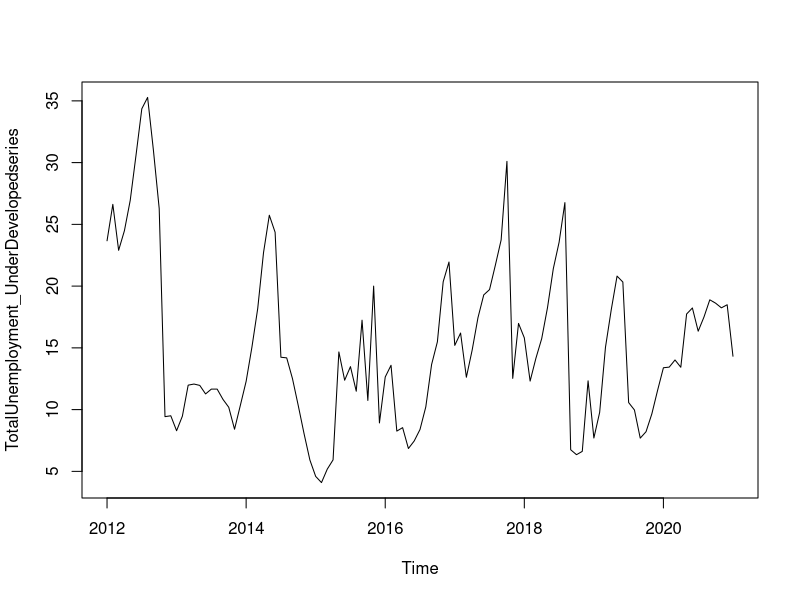
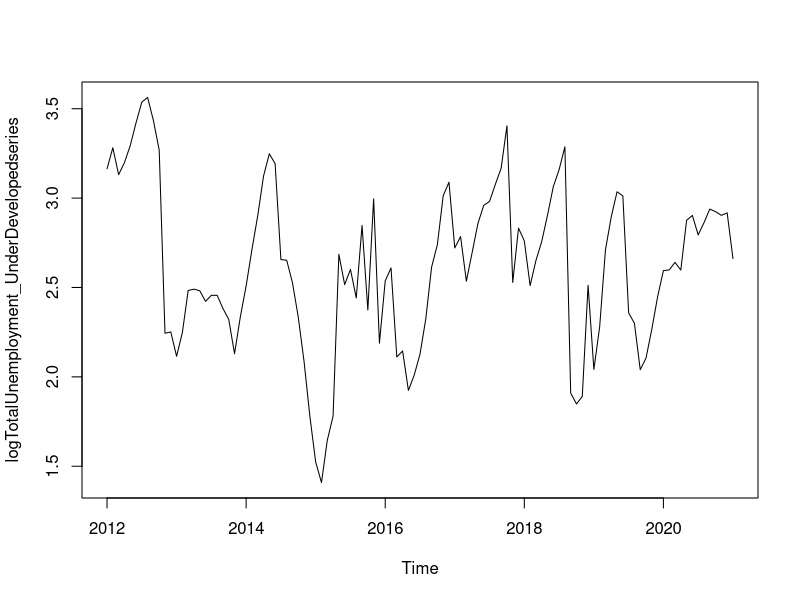
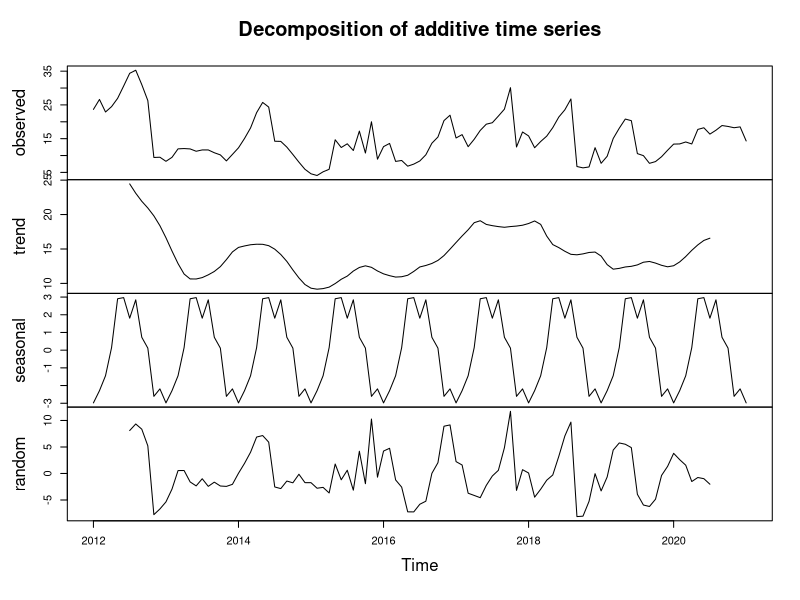
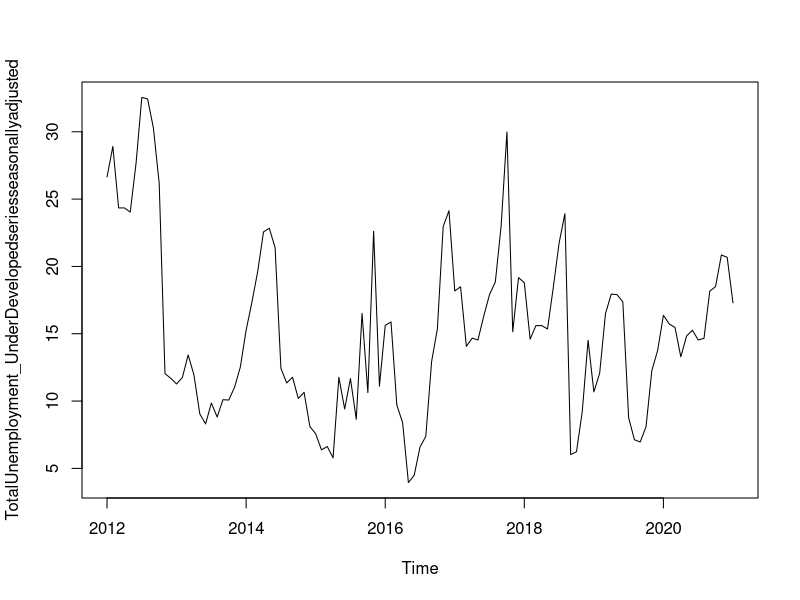
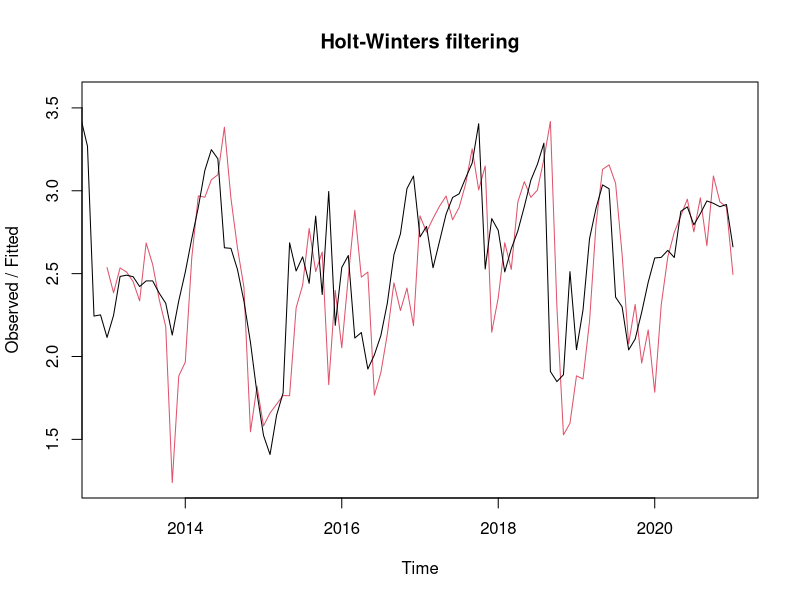
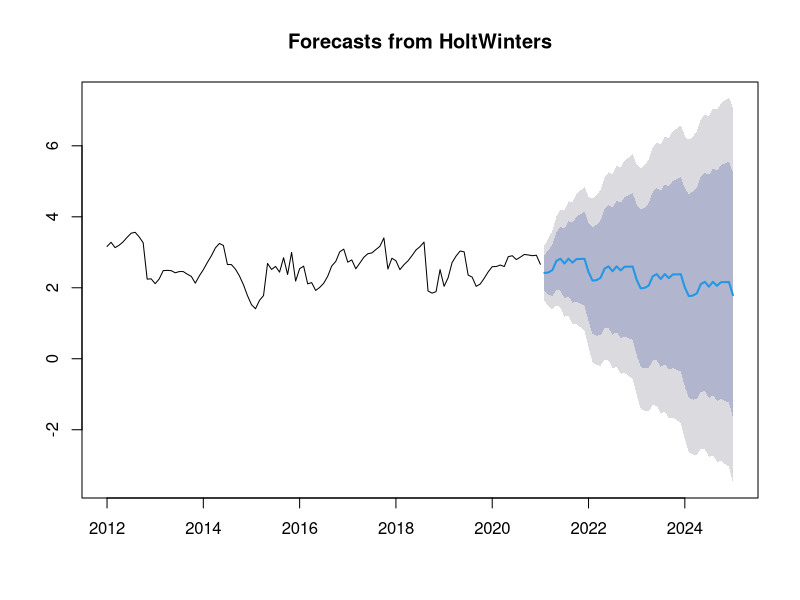
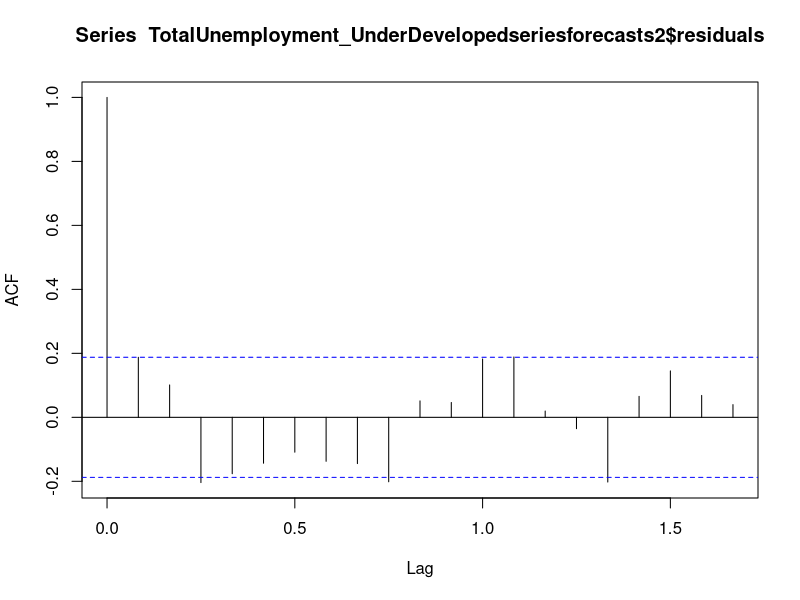
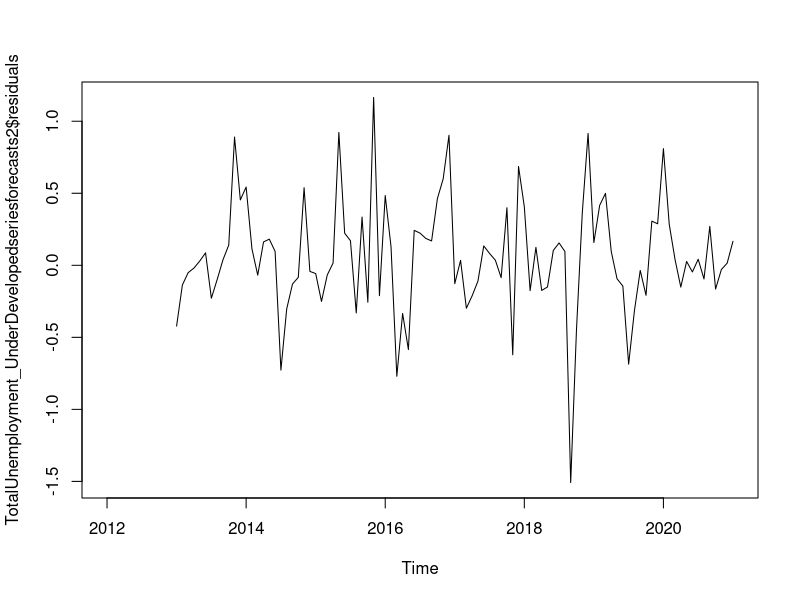

These figures' R source, in order: (Note: this script raises an error after producing the figures.)
install.packages("TTR")
install.packages("forecast")
library(corrplot)
library(caret)
library("TTR")
library("forecast")


plotForecastErrors <- function(forecasterrors)
{
  # make a histogram of the forecast errors:
  mybinsize <- IQR(forecasterrors)/4 
  mysd	<- sd(forecasterrors)
  mymin <- min(forecasterrors) - mysd*5 
  mymax <- max(forecasterrors) + mysd*3
  # generate normally distributed data with mean 0 and standard deviation mysd
  mynorm <- rnorm(10000, mean=0, sd=mysd)
  mymin2 <- min(mynorm)
  mymax2 <- max(mynorm)
  if (mymin2 < mymin) { mymin <- mymin2 }
  if (mymax2 > mymax) { mymax <- mymax2 }
  # make a red histogram of the forecast errors, with the normally distributed data overlaid:
  mybins <- seq(mymin, mymax, mybinsize)
  hist(forecasterrors, col="red", freq=FALSE, breaks=mybins)
  # freq=FALSE ensures the area under the histogram = 1
  # generate normally distributed data with mean 0 and standard deviation mysd
  myhist <- hist(mynorm, plot=FALSE, breaks=mybins)
  # plot the normal curve as a blue line on top of the histogram of forecast errors:
  points(myhist$mids, myhist$density, type="l", col="blue", lwd=2)
}


library(tidyverse)
library(dplyr)

# importing data
# set the correct working directory to capture data
Combined_Class <-read.csv("Combined_Class.csv")

UnderDeveloped_EU <- Combined_Class %>% select(1:2, 6,7)
Reduced_UnderDeveloped_EU <- filter(UnderDeveloped_EU, Development_Class == "UnderDeveloped Countries" )
head(as.data.frame(Reduced_UnderDeveloped_EU))
str(Reduced_UnderDeveloped_EU)
#Define the obj of the Time Series analysis.
Reduced_UnderDeveloped_EU_1 <- Reduced_UnderDeveloped_EU[ ,c('Percentage_Total_Unemployment',
                                                   'Year')]
Reduced_UnderDeveloped_EU_1

#Reading Time Series

TotalUnemployment_UnderDeveloped <-Reduced_UnderDeveloped_EU_1[,c('Percentage_Total_Unemployment')]
TotalUnemployment_UnderDeveloped
TotalUnemployment_UnderDevelopedseries <- ts(TotalUnemployment_UnderDeveloped,frequency = 12, start = c(2012), end = c(2021))
TotalUnemployment_UnderDevelopedseries


#Ploting Time series. 
plot.ts(TotalUnemployment_UnderDevelopedseries)

#Transform the time series by calculating the natural log of the original data

logTotalUnemployment_UnderDevelopedseries <- log(TotalUnemployment_UnderDevelopedseries)
plot.ts(logTotalUnemployment_UnderDevelopedseries)


#Decompising Time Series

####### Decomposing Seasonal Data ######

TotalUnemployment_UnderDevelopedseriescomponents <- decompose(TotalUnemployment_UnderDevelopedseries)

TotalUnemployment_UnderDevelopedseriescomponents$seasonal 

plot(TotalUnemployment_UnderDevelopedseriescomponents)

#Seasonally Adjusting
TotalUnemployment_UnderDevelopedseriescomponents <- decompose(TotalUnemployment_UnderDevelopedseries)
TotalUnemployment_UnderDevelopedseriesseasonallyadjusted <- TotalUnemployment_UnderDevelopedseries - TotalUnemployment_UnderDevelopedseriescomponents$seasonal

plot(TotalUnemployment_UnderDevelopedseriesseasonallyadjusted)

#Predictive model for the log of yearly unemployment in EU using Holtwinters
logTotalUnemployment_UnderDevelopedseries <- log(TotalUnemployment_UnderDevelopedseries)
TotalUnemployment_UnderDevelopedseriesforecasts <- HoltWinters(logTotalUnemployment_UnderDevelopedseries)
TotalUnemployment_UnderDevelopedseriesforecasts
TotalUnemployment_UnderDevelopedseriesforecasts$SSE

plot(TotalUnemployment_UnderDevelopedseriesforecasts)


#Forecasts Jan 2021 to Dec 2025
TotalUnemployment_UnderDevelopedseriesforecasts2 <- forecast(TotalUnemployment_UnderDevelopedseriesforecasts, h=48)
TotalUnemployment_UnderDevelopedseriesforecasts2


plot(TotalUnemployment_UnderDevelopedseriesforecasts2)


acf(TotalUnemployment_UnderDevelopedseriesforecasts2$residuals, lag.max=20 , na.action = na.pass)
Box.test(TotalUnemployment_UnderDevelopedseriesforecasts2$residuals, lag=20, type="Ljung-Box")


plot.ts(TotalUnemployment_UnderDevelopedseriesforecasts2$residuals) # make time series plot

TotalUnemployment_UnderDevelopedseriesforecasts2$residuals <- TotalUnemployment_UnderDevelopedseriesforecasts2$residuals [!is.na(TotalUnemployment_UnderDevelopedseriesforecasts2$residuals)]
plotForecastErrors(TotalUnemployment_UnderDevelopedseriesforecasts2$residuals)
mean(TotalUnemployment_UnderDevelopedseriesforecasts2$residuals)

#Forcasting using Arima 
#Getting the model
acf(TotalUnemployment_UnderDevelopedseries, lag.max=20, plot=FALSE) # get the values

pacf(TotalUnemployment_UnderDevelopedseries, lag.max=20)
pacf(TotalUnemployment_UnderDevelopedseries, lag.max=20, plot=FALSE)

auto.arima(TotalUnemployment_UnderDeveloped)

auto.arima(TotalUnemployment_Developed,ic='bic')
####### Forecasting Using an ARIMA Model #######

TotalUnemployment_UnderDevelopedseriesarima <- arima(TotalUnemployment_UnderDevelopedseries, order=c(1,0,0))
TotalUnemployment_UnderDevelopedseriesarima 

TotalUnemployment_UnderDevelopedseriesforecasts1 <- forecast(TotalUnemployment_UnderDevelopedseriesarima , h=48)
TotalUnemployment_UnderDevelopedseriesforecasts1

plot(TotalUnemployment_UnderDevelopedseriesforecasts1)

acf(TotalUnemployment_UnderDevelopedseriesforecasts1$residuals, lag.max=20)
Box.test(TotalUnemployment_UnderDevelopedseriesforecasts1$residuals, lag=20, type="Ljung-Box")

plot.ts(TotalUnemployment_UnderDevelopedseriesforecasts1$residuals)

#Plot forecasterror

plotForecastErrors(TotalUnemployment_UnderDevelopedseriesforecasts1$residuals) 
mean(TotalUnemployment_UnderDevelopedseriesforecasts1$residuals)



